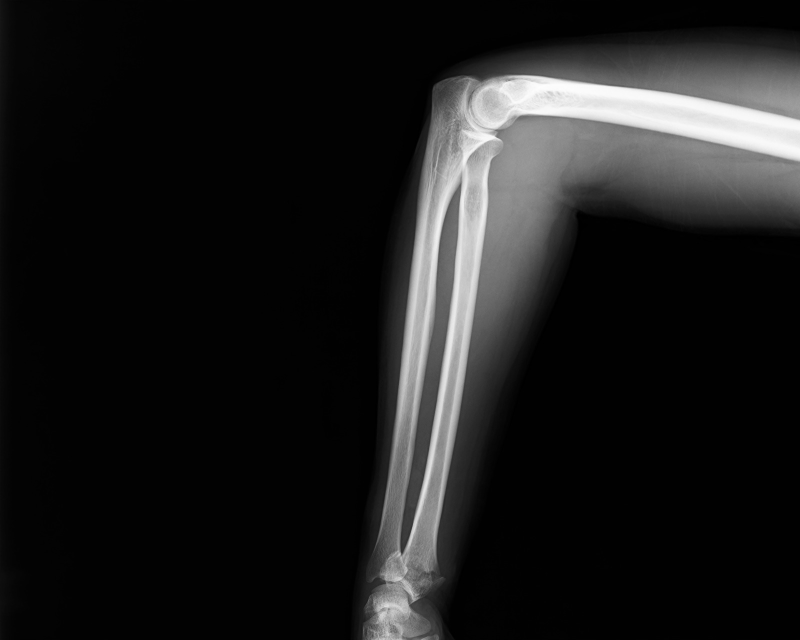
#> input picture results/v1/multi-agent-single-model/qwen3.8-27b/ID002-xray_analysis/images/00_original.png, 1600 x 1280 px, given in place of ID002-xray.png, which was not available (shown at 1/2 size)
$ python 01_crops_and_enhancement.py
#> lines starting #> are read from the running program, lines starting #| are printed output that depends on the picture; after the words box and inside, x2 and y2 are one past the last pixel; in counts of white or black regions, pixels touching at a corner belong together; pictures that were not available may be replaced by others from this repository, and a replacement may not be noted
### multi-agent-single-model/qwen3.8-27b/ID002-xray_analysis/scripts/common.py
import numpy as np
from PIL import Image

BASE = "/home/ralph/projects/ufsc/pablo-xray-tests"
ORIG = f"{BASE}/ID002-xray.png"
IMAGES = f"{BASE}/ID002-xray_analysis/images"


def load_gray():
    return np.array(Image.open(ORIG).convert("L"), dtype=np.float64)


def save_gray(arr, name, comment=""):
    arr = np.clip(np.round(arr), 0, 255).astype(np.uint8)
    p = f"{IMAGES}/{name}"
    Image.fromarray(arr, mode="L").save(p, format="PNG")
    print(f"saved {p} shape={arr.shape} {comment}")
    return p


def save_rgb(arr, name, comment=""):
    arr = np.clip(np.round(arr), 0, 255).astype(np.uint8)
    p = f"{IMAGES}/{name}"
    Image.fromarray(arr, mode="RGB").save(p, format="PNG")
    print(f"saved {p} shape={arr.shape} {comment}")
    return p


def crop(arr, box):
#> called with box = (820, 100, 1250, 520)
    x0, y0, x1, y1 = box
    return arr[y0:y1, x0:x1].copy()
#> returned value: shape (420, 430) float64


def upscale_nearest(arr, scale):
#> called with scale = 2
    return np.kron(arr, np.ones((scale, scale), dtype=np.uint8)) if arr.dtype == np.uint8 \
        else np.repeat(np.repeat(arr, scale, axis=0), scale, axis=1)
#> returned value: shape (840, 860) float64
#| saved /home/ralph/projects/ufsc/pablo-xray-tests/ID002-xray_analysis/images/01_elbow_crop_native.png shape=(840, 860) elbow native 2x


def clahe(gray, clip_limit=2.5, tile=8):
#> called with clip_limit = 2.5, tile = 8
    import cv2
    g = np.clip(np.round(gray), 0, 255).astype(np.uint8)
    eq = cv2.createCLAHE(clipLimit=clip_limit, tileGridSize=(tile, tile))
    return eq.apply(g).astype(np.float64)
#> returned value: shape (420, 430) float64
#| saved /home/ralph/projects/ufsc/pablo-xray-tests/ID002-xray_analysis/images/02_elbow_crop_clahe.png shape=(840, 860) elbow CLAHE 2.5 2x
#| saved /home/ralph/projects/ufsc/pablo-xray-tests/ID002-xray_analysis/images/03_olecranon_focus_native.png shape=(1040, 880) focus native 4x
#| saved /home/ralph/projects/ufsc/pablo-xray-tests/ID002-xray_analysis/images/04_olecranon_focus_clahe.png shape=(1040, 880) focus CLAHE 3.0 4x


def window_stretch(gray, lo, hi):
#> called with lo = 10, hi = 140
    out = (gray - lo) / (hi - lo) * 255.0
    return np.clip(out, 0, 255)
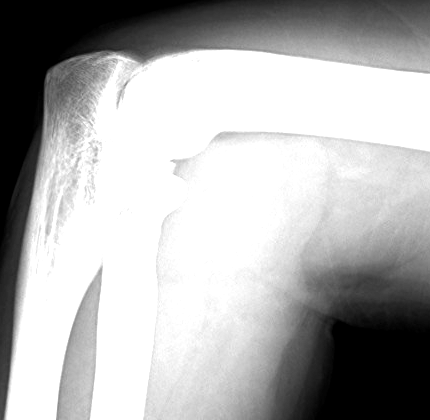
#> returned value: shape (420, 430) float64; min 0, max 255, mean 176

### multi-agent-single-model/qwen3.8-27b/ID002-xray_analysis/scripts/01_crops_and_enhancement.py
import sys
import numpy as np
sys.path.insert(0, "/home/ralph/projects/ufsc/pablo-xray-tests/ID002-xray_analysis/scripts")
from common import load_gray, save_gray, save_rgb, crop, upscale_nearest, clahe, window_stretch

arr = load_gray()

ELBOW = (820, 100, 1250, 520)
FOCUS = (840, 180, 1060, 440)
WRIST = (650, 950, 1150, 1280)
SHAFT = (700, 500, 1150, 1000)

# A1: elbow ROI native, 2x
e = crop(arr, ELBOW)
save_gray(upscale_nearest(e, 2), "01_elbow_crop_native.png", "elbow native 2x")

# A2: elbow ROI CLAHE clip 2.5, 2x
save_gray(upscale_nearest(clahe(e, 2.5, 8), 2), "02_elbow_crop_clahe.png", "elbow CLAHE 2.5 2x")

# A3: olecranon focus native 4x
f = crop(arr, FOCUS)
save_gray(upscale_nearest(f, 4), "03_olecranon_focus_native.png", "focus native 4x")

# A4: olecranon focus CLAHE clip 3.0, 4x
save_gray(upscale_nearest(clahe(f, 3.0, 8), 4), "04_olecranon_focus_clahe.png", "focus CLAHE 3.0 4x")

# A5: elbow soft-tissue window (stretch [10,140]: bone saturates white, soft-tissue gradation preserved), 2x
save_gray(upscale_nearest(window_stretch(e, 10, 140), 2), "05_elbow_softtissue_window.png", "elbow soft-tissue window [10,140] 2x")
#| saved /home/ralph/projects/ufsc/pablo-xray-tests/ID002-xray_analysis/images/05_elbow_softtissue_window.png shape=(840, 860) elbow soft-tissue window [10,140] 2x

# A6: edge-enhanced bone window (guide only)
import cv2
eb = crop(arr, ELBOW)
bone = window_stretch(eb, 40, 200)
g = np.clip(np.round(bone), 0, 255).astype(np.uint8)
#> g: shape (420, 430)
blurred = cv2.GaussianBlur(g, (5, 5), 0)
edges = cv2.Canny(blurred, 40, 120)
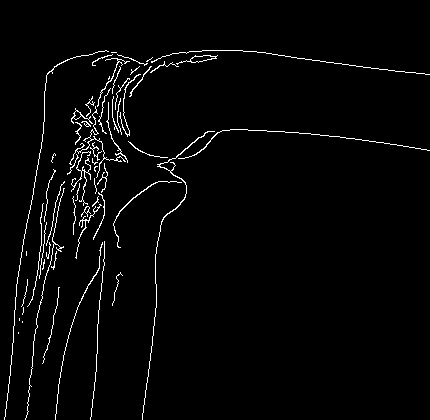
#> edges: shape (420, 430); 2.5% white in thin lines or dots, all inside (x1, y1, x2, y2) = (4, 50, 430, 420)
unsharp = cv2.addWeighted(g, 1.6, cv2.GaussianBlur(g, (5, 5), 1.5), -0.6, 0)
overlay = np.stack([unsharp, unsharp, unsharp], axis=-1).astype(np.float64)
emask = edges > 0
overlay[emask] = overlay[emask] * 0.65 + np.array([255, 170, 0]) * 0.35
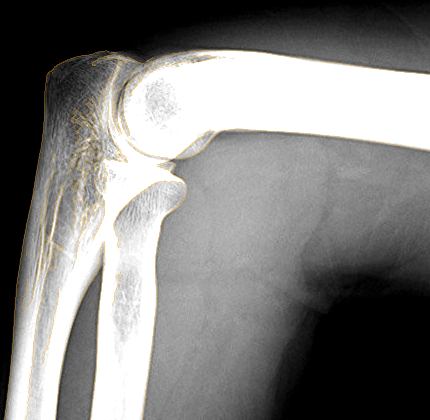
#> overlay: shape (420, 430, 3) float64; mean of channels 0, 1, 2 127.7, 126.9, 125.4; drawn as R, G, B
# upscale before color blend so edge lines are not pixelated
save_rgb(upscale_nearest(overlay, 2), "06_elbow_edge_enhanced.png", "elbow bone window + unsharp + Canny 2x (guide only)")
#| saved /home/ralph/projects/ufsc/pablo-xray-tests/ID002-xray_analysis/images/06_elbow_edge_enhanced.png shape=(840, 860, 3) elbow bone window + unsharp + Canny 2x (guide only)

# A9: wrist native 2x
w = crop(arr, WRIST)
#> call 4 of crop, with box = (650, 950, 1150, 1280)
#> in crop (call 4), `return arr[y0:y1, x0:x1].copy()`:
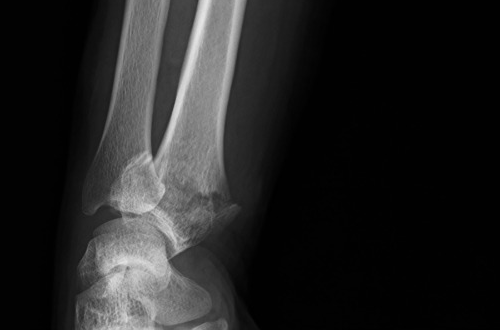
#> returned value: shape (330, 500) float64; min 0, max 230, mean 35.1
save_gray(upscale_nearest(w, 2), "09_wrist_crop_native.png", "wrist native 2x")
#| saved /home/ralph/projects/ufsc/pablo-xray-tests/ID002-xray_analysis/images/09_wrist_crop_native.png shape=(660, 1000) wrist native 2x

# A10: wrist CLAHE 2.5, 2x
save_gray(upscale_nearest(clahe(w, 2.5, 8), 2), "10_wrist_crop_clahe.png", "wrist CLAHE 2.5 2x")
#> call 3 of clahe, with clip_limit = 2.5, tile = 8
#> in clahe (call 3), `return eq.apply(g).astype(np.float64)`:
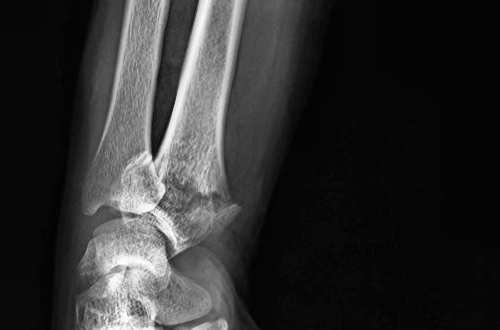
#> returned value: shape (330, 500) float64; min 1, max 253, mean 47.5
#| saved /home/ralph/projects/ufsc/pablo-xray-tests/ID002-xray_analysis/images/10_wrist_crop_clahe.png shape=(660, 1000) wrist CLAHE 2.5 2x

# A11: mid-forearm shaft bone window [40,200], 2x
s = crop(arr, SHAFT)
#> in crop (call 5), `return arr[y0:y1, x0:x1].copy()`:
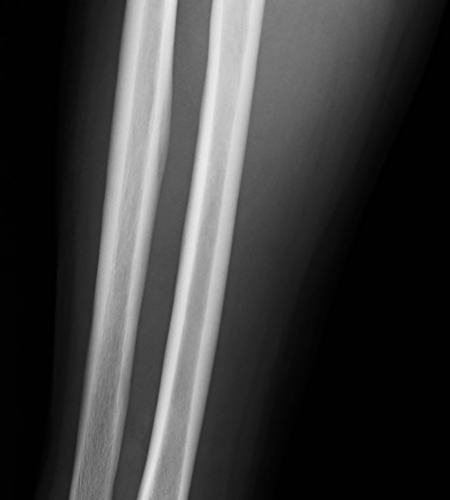
#> returned value: shape (500, 450) float64; min 0, max 237, mean 60.6
save_gray(upscale_nearest(window_stretch(s, 40, 200), 2), "11_forearm_shaft_window.png", "shaft bone window 2x")
#> call 3 of window_stretch, with lo = 40, hi = 200
#> in window_stretch (call 3), `return np.clip(out, 0, 255)`:
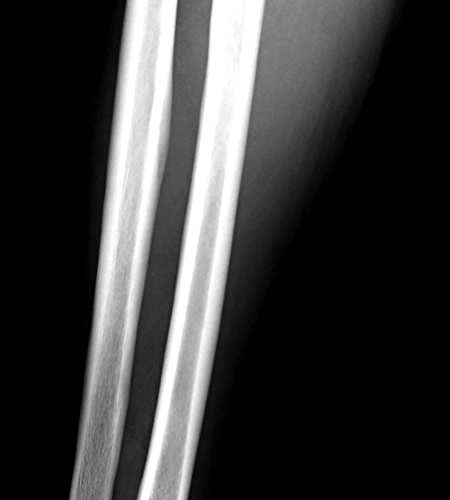
#> returned value: shape (500, 450) float64; min 0, max 255, mean 58.5
#| saved /home/ralph/projects/ufsc/pablo-xray-tests/ID002-xray_analysis/images/11_forearm_shaft_window.png shape=(1000, 900) shaft bone window 2x

print("done")
